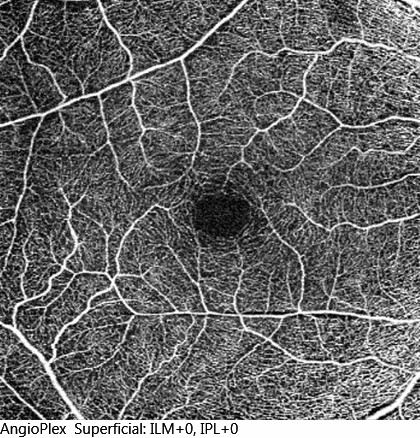
%> input picture Sample Data/sample.jpg, 420 x 438 px
$ octave V1.m   (GNU Octave 9; MATLAB toolbox functions it lacks are replaced by stand-ins)
%> lines starting %> are read from the running program, lines starting %| are printed output that depends on the picture
path = 'F:\2. UG\ACADEMICS\SEM 8\1. Project\Codes\Sample Data\sample.jpg';
test_image = imread(path);
%> test_image is the input picture: size 438x420x3 uint8; min 0, max 255, mean 103.1
resized_image = imresize(test_image, [584 565]);
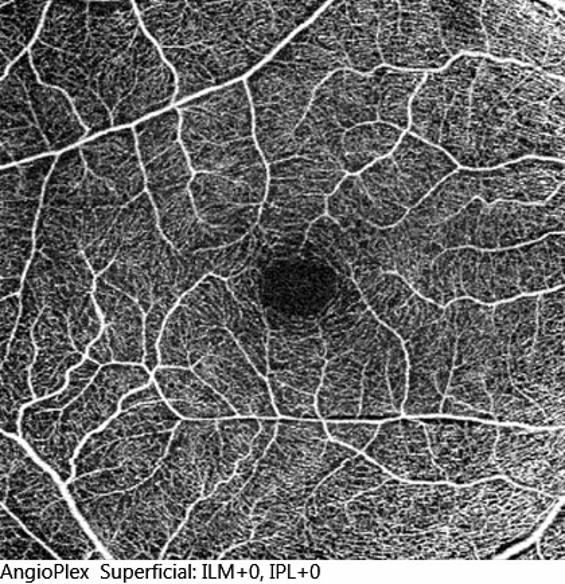
%> resized_image: size 584x565x3 uint8; min 0, max 255, mean 103.1
converted_image = im2double(resized_image);
% lab_image = rgb2lab(converted_image);
fill = cat(3, 1, 0, 0);
filled_image = bsxfun(@times, fill, converted_image);
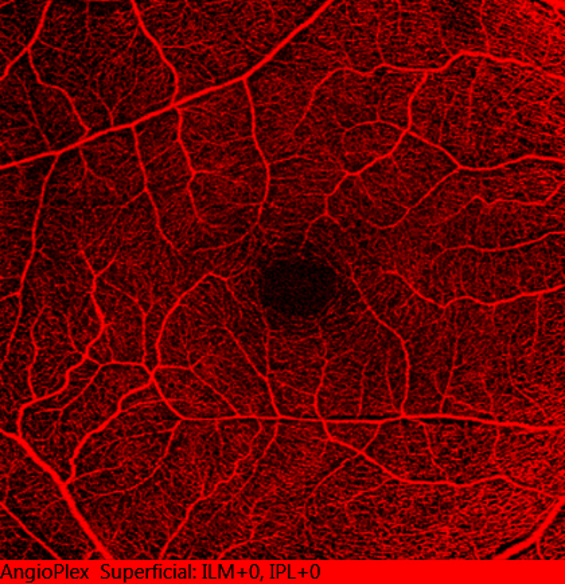
%> filled_image: size 584x565x3 double; mean R, G, B 0.404, 0, 0
reshaped_lab_image = reshape(filled_image, [], 3);
[C, S] = pca(reshaped_lab_image);    %finding the coefficients of the pca
%> C = [1; 0; 0]
%> (the run ends here)
